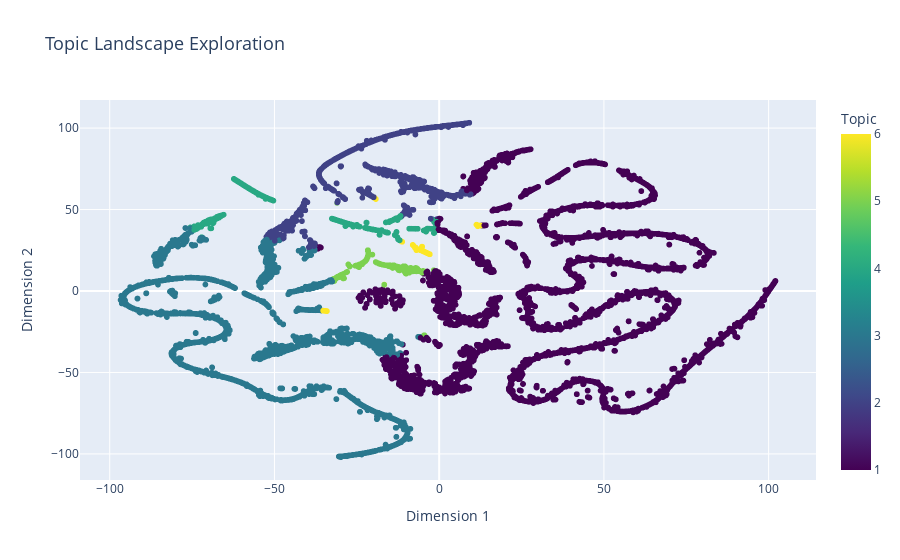

Source (notebook cell):
### Markdown cell above
## Interactive Topic Visualization

### Code cell
def create_interactive_topic_visualization(analysis_results):
    """
    Generates an interactive t-SNE visualization of topics derived from Latent Dirichlet Allocation (LDA) output.
    
    Parameters:
        analysis_results (dict): A dictionary containing analysis results, including LDA output.
        
    Returns:
        plotly.graph_objs._figure.Figure: The Plotly figure object representing the t-SNE visualization.
    """
    # Perform t-SNE dimensionality reduction on the LDA output
    tsne = TSNE(n_components=2, random_state=42)
    tsne_results = tsne.fit_transform(analysis_results['lda_output'])
    
    # Create a DataFrame for visualization
    df_tsne = pd.DataFrame(tsne_results, columns=['Dimension 1', 'Dimension 2'])
    df_tsne['Topic'] = np.argmax(analysis_results['lda_output'], axis=1) + 1  # Topics are 1-indexed
    
    # Generate an interactive scatter plot using Plotly
    fig = px.scatter(
        df_tsne,
        x='Dimension 1',
        y='Dimension 2',
        color='Topic',
        title='Topic Landscape Exploration',
        labels={'Dimension 1': 'Dimension 1', 'Dimension 2': 'Dimension 2'},
        color_continuous_scale=px.colors.sequential.Viridis
    )
    
    # Update layout for better readability
    fig.update_layout(
        title_font_size=18,
        xaxis_title_font_size=14,
        yaxis_title_font_size=14
    )
    
    # Display the figure
    fig.show()
    fig.write_html('./assets/topic_landscape.html')
    return fig

# Execute the visualization
if __name__ == "__main__":
    # Ensure that 'analysis_results' has been previously defined, typically by running 'explore_language()'
    try:
        topic_visualization = create_interactive_topic_visualization(analysis_results)
    except NameError:
        print("The 'analysis_results' variable is not defined. Please run the 'explore_language()' function first.")

### Figure 1 — Plotly figure (JSON) as saved in the notebook; plotly's stock layout.template omitted (floating-point values rounded to 4 significant figures; data arrays with more than 128 entries replaced by an {"elided": "..."} marker saying what was removed)
{"data": [{"hovertemplate": "Dimension 1=%{x}<br>Dimension 2=%{y}<br>Topic=%{marker.color}<extra></extra>", "legendgroup": "", "marker": {"color": {"elided": "11314 int values"}, "coloraxis": "coloraxis", "symbol": "circle"}, "mode": "markers", "name": "", "showlegend": false, "type": "scattergl", "x": {"elided": "11314 float values"}, "xaxis": "x", "y": {"elided": "11314 float values"}, "yaxis": "y"}], "layout": {"coloraxis": {"colorbar": {"title": {"text": "Topic"}}, "colorscale": [[0, "#440154"], [0.1111, "#482878"], [0.2222, "#3e4989"], [0.3333, "#31688e"], [0.4444, "#26828e"], [0.5556, "#1f9e89"], [0.6667, "#35b779"], [0.7778, "#6ece58"], [0.8889, "#b5de2b"], [1, "#fde725"]]}, "legend": {"tracegroupgap": 0}, "title": {"font": {"size": 18}, "text": "Topic Landscape Exploration"}, "xaxis": {"anchor": "y", "domain": [0, 1], "title": {"font": {"size": 14}, "text": "Dimension 1"}}, "yaxis": {"anchor": "x", "domain": [0, 1], "title": {"font": {"size": 14}, "text": "Dimension 2"}}}}
